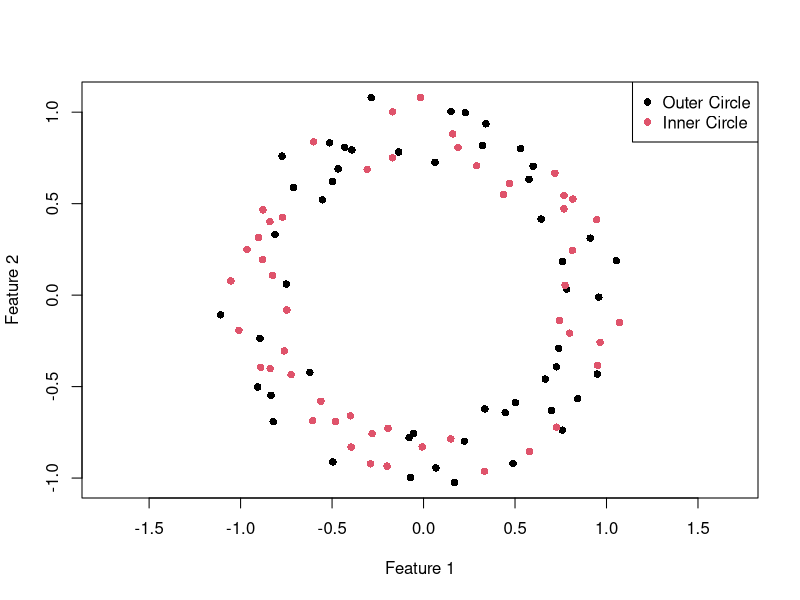

Here is the R script that generated this plot:

make_circles <- function(n_samples = 100, shuffle = TRUE, noise = NULL, random_state = NULL, factor = 0.8, plot = FALSE) {
  if (!is.null(random_state)) {
    set.seed(random_state)
  }
  
  # sampling in radians
  t <- seq(0, 2*pi, length.out = n_samples / 2 + 1)
  t <- t[-length(t)]
  # https://www.reddit.com/r/MachineLearning/comments/20gfyy/clustering_points_around_a_circle/
  circle_outer <- cbind(cos(t), sin(t))
  # a scaled version of the outer circle
  circle_inner <- factor * circle_outer
  
  # Combine the circles
  data <- rbind(circle_outer, circle_inner)
  
  # adding noise
  if (!is.null(noise)) {
    data <- data + matrix(rnorm(2 * n_samples, sd = noise), ncol = 2)
  }
  
  # shuffle
  if (shuffle) {
    data <- data[sample(n_samples), ]
  }
  
  # create labels 1 and 2 for the two classes (already in order so we can just assign down the middle)
  labels <- c(rep(1, n_samples / 2), rep(2, n_samples / 2))
  
  if (plot) {
    plot(data, col = labels, asp = 1, xlab = "Feature 1", ylab = "Feature 2", pch = 16)
    legend("topright", legend = c("Outer Circle", "Inner Circle"), col = 1:2 ,pch = 16 )
  }
  
  return(list("data" = data, "labels" = labels))
}


result <- make_circles(plot = TRUE, shuffle = TRUE, noise = 0.05)
